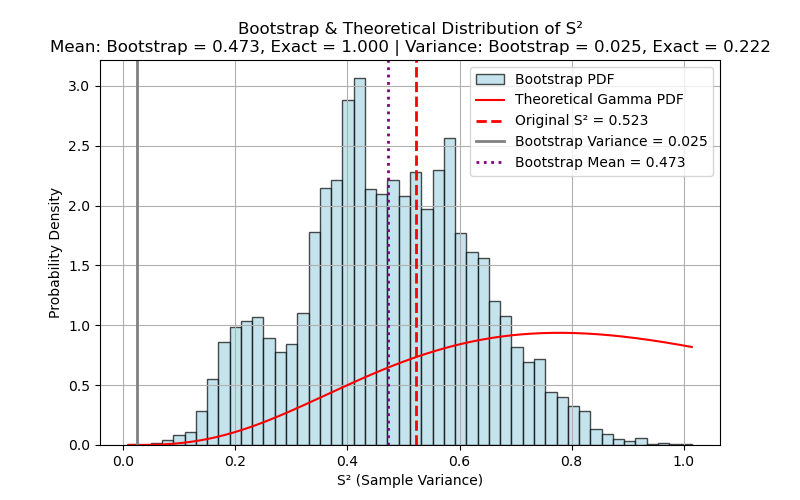

Recreate this plot in Python.
#!/usr/bin/env python3
# -*- coding: utf-8 -*-
"""
Created on Mon Feb 24 16:41:39 2025

@author: kfrench
"""

#!/usr/bin/env python3
# -*- coding: utf-8 -*-
"""
Created on Sat Feb 22 23:23:58 2025

@author: kfrench
"""

import numpy as np
import matplotlib.pyplot as plt
from scipy.stats import gamma

# Draw a sample of 10 values 
np.random.seed(42)  
n = 10  
gauss_dist = np.random.normal(loc=0, scale=1, size=n)

# Compute sample variance S^2 (unbiased estimate)
sample_var = np.var(gauss_dist, ddof=1)

# Bootstrap resampling
num_bootstrap_samples = 10000  
bootstrap_values = []

for _ in range(num_bootstrap_samples):
    bootstrap_sample = np.random.choice(gauss_dist, size=n, replace=True)  # Resample with replacement
    bootstrap_sample_var = np.var(bootstrap_sample, ddof=1)  # Compute sample variance for bootstrap sample
    bootstrap_values.append(bootstrap_sample_var)

bootstrap_values = np.array(bootstrap_values)

# Compute mean and variance of bootstrap sample variances
mean_bootstrap = np.mean(bootstrap_values)
var_bootstrap = np.var(bootstrap_values, ddof=1)

# Compute the exact mean and variance of the sampling distribution
exact_mean = 1  # E[S^2] = σ^2 = 1
exact_variance = 2 / (n - 1)  # Var(S^2) = 2σ^4 / (n-1)

# Generate theoretical gamma distribution
alpha = (n - 1) / 2  # Shape parameter
beta = 2 / (n - 1)   # Scale parameter

x = np.linspace(min(bootstrap_values), max(bootstrap_values), 200)
gamma_pdf = gamma.pdf(x, a=alpha, scale=beta)  

plt.figure(figsize=(8, 5))
plt.hist(bootstrap_values, bins=50, density=True, color='lightblue', edgecolor='black', label='Bootstrap PDF', alpha=0.7)
plt.plot(x, gamma_pdf, 'r-', label='Theoretical Gamma PDF')  
plt.axvline(sample_var, color='red', linestyle='dashed', linewidth=2, label=f'Original S² = {sample_var:.3f}')
plt.axvline(var_bootstrap, color='gray', linestyle='-', linewidth=2, label=f'Bootstrap Variance = {var_bootstrap:.3f}')
plt.axvline(mean_bootstrap, color='purple', linestyle=':', linewidth=2, label=f'Bootstrap Mean = {mean_bootstrap:.3f}')
plt.xlabel('S² (Sample Variance)')
plt.ylabel('Probability Density')
plt.title(f'Bootstrap & Theoretical Distribution of S²\n'
          f'Mean: Bootstrap = {mean_bootstrap:.3f}, Exact = {exact_mean:.3f} | '
          f'Variance: Bootstrap = {var_bootstrap:.3f}, Exact = {exact_variance:.3f}')
plt.legend()
plt.grid()
plt.show()
